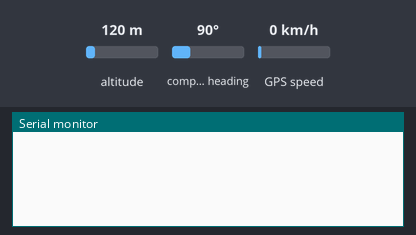
Recording of a sketch running on a simulated Arduino Uno, built with avr-gcc and run on an emulated ATmega328P. Shown: the last lines printed to the serial monitor. Inputs (shaded band) come from the test bench; at power-on: GPS speed 0 km/h, altitude 120 m, compass heading 90°. The GPS gets a fix after 3 s at 37.7749, -122.4194 with 8 satellites.

Above: at 1.2 s.
1.3 s: GPS speed set to 2 km/h
At 3.7 s:
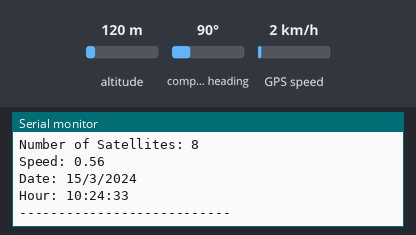
4.5 s: GPS speed set to 30 km/h
At 5.9 s:
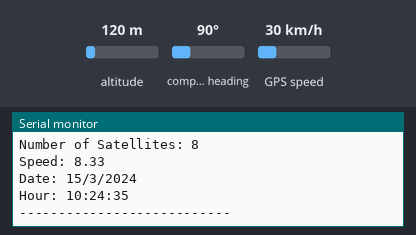
Timing chart, 0 to 7.5 s (numbered marks = the images above; inputs shaded):
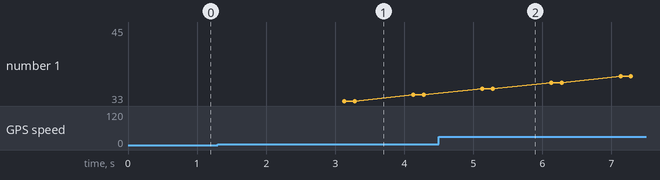

Measured:
- after the input at 1.3 s, the serial monitor: prints a new line after 1.8 s (image 1)
- after the input at 4.5 s, the serial monitor: prints a new line after 0.60 s (image 2)

The sketch:

neo6mgps.ino
```cpp
#include <TinyGPS++.h>
#include <SoftwareSerial.h>

static const int RXPin = 4, TXPin = 3;
static const uint32_t GPSBaud = 9600;

// The TinyGPS++ object
TinyGPSPlus gps;

// The serial connection to the GPS device
SoftwareSerial ss(RXPin, TXPin);

void setup(){
  Serial.begin(9600);
  ss.begin(GPSBaud);
}

void loop(){
  // This sketch displays information every time a new sentence is correctly encoded.
  while (ss.available() > 0){
    gps.encode(ss.read());
    if (gps.location.isUpdated()){
      Serial.print("Latitude: ");
      Serial.println(gps.location.lat(), 6);

      Serial.print("Longitude: ");
      Serial.println(gps.location.lng(), 6);

      Serial.print("Number of Satellites: ");
      Serial.println(gps.satellites.value());

      Serial.print("Speed: ");
      Serial.println(gps.speed.mps());

      Serial.print("Date: ");
      Serial.print(gps.date.day()); Serial.print("/");
      Serial.print(gps.date.month()); Serial.print("/");
      Serial.println(gps.date.year());

      Serial.print("Hour: ");
      Serial.print(gps.time.hour()); Serial.print(":");
      Serial.print(gps.time.minute()); Serial.print(":");
      Serial.println(gps.time.second());
      Serial.println("---------------------------");

    }
  }
}
```
